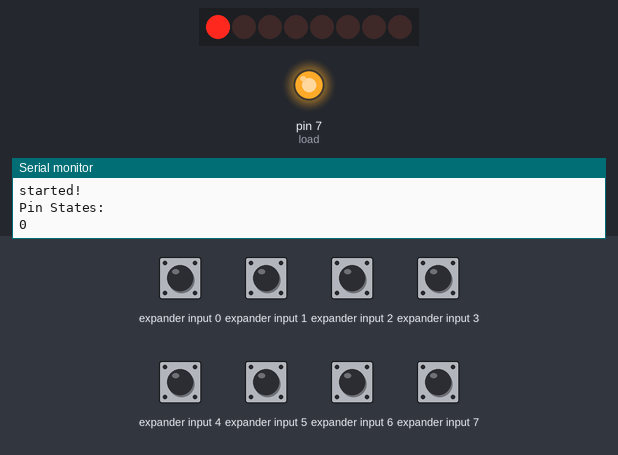
This sketch was run on a simulated Arduino Uno, built with avr-gcc and run on an emulated ATmega328P. Parts: 8 shift-register outputs drawn as a row of LEDs (first output left, lit = HIGH), output pins drawn as LEDs (lit = HIGH), the last lines printed to the serial monitor. Wiring (inferred from the names in the program): input shift register (74HC165): load pin 10; clock pin 6; serial out pin 4; CE pin 5. Inputs (shaded band) come from the test bench; at power-on: expander input 0–7 HIGH. Pins used as bus, display or sensor lines are not drawn.

Above: at 0.1 s.
At 4.1 s:
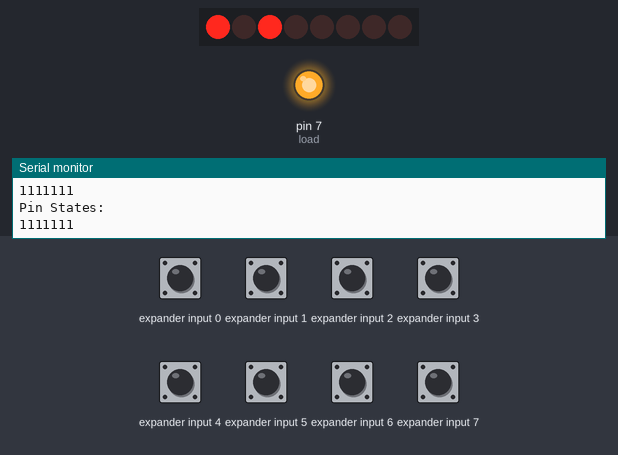
At 9.1 s:
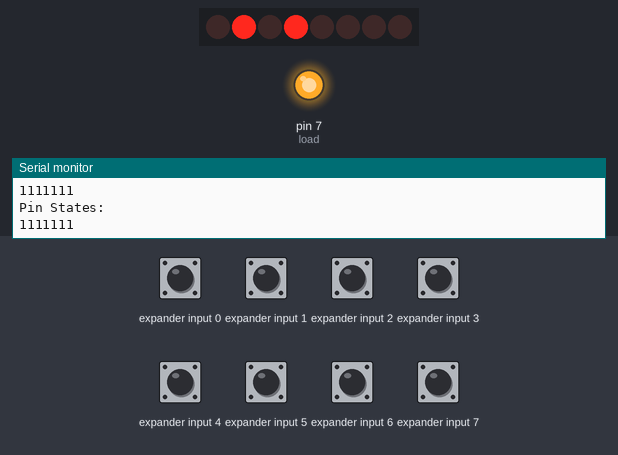
At 19.1 s:
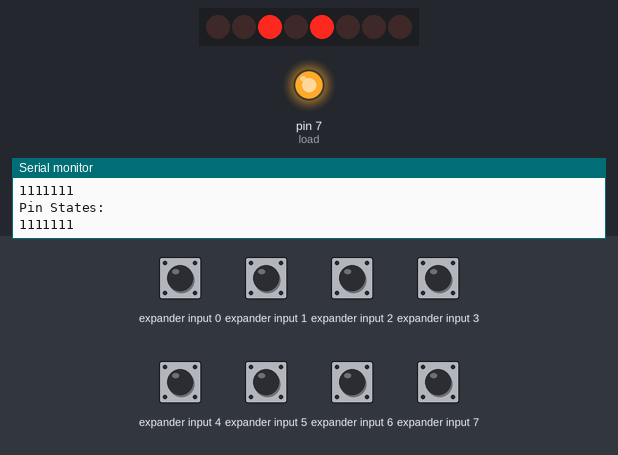
At 28.1 s:
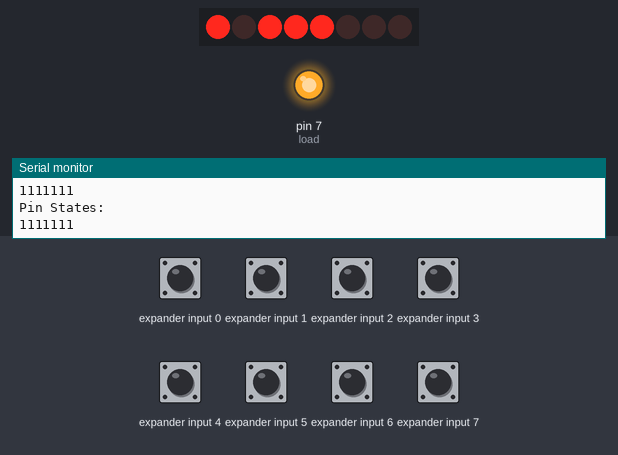
At 38.1 s:
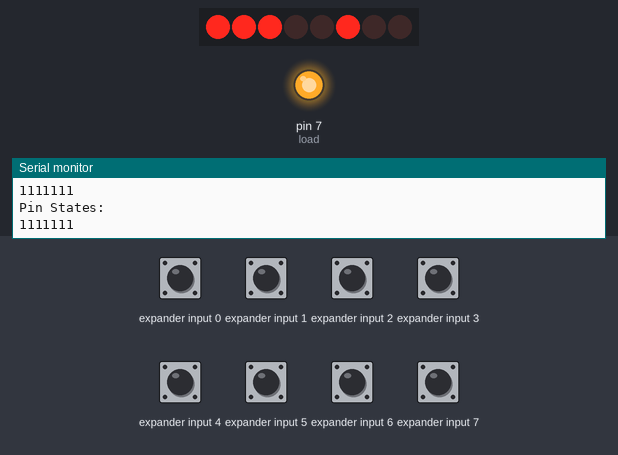
Timing chart, 0 to 40.0 s (numbered marks = the images above):
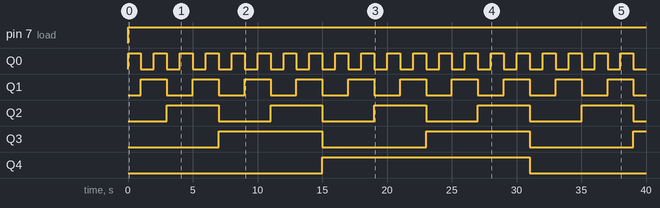

Measured:
- by itself, pin 7 (load): LOW → HIGH at 0.00 s
- by itself, Q0: alternates HIGH for 1.0 s and LOW for 1.0 s
- by itself, Q1: alternates HIGH for 2.0 s and LOW for 2.0 s
- by itself, Q2: alternates HIGH for 4.0 s and LOW for 4.0 s
- by itself, Q3: alternates HIGH for 8.0 s and LOW for 8.0 s
- by itself, Q4: LOW → HIGH at 15.0 s, → LOW 16.0 s later

The sketch:

firmware.ino
```cpp
// 74HC165 Connections
// PL pin 1
int load = 7;
// CE pin 15
int clockEnablePin = 5;
// Q7 pin 7
int dataIn = 4;
// CP pin 2
int clockIn = 6;


// 74HC595 Connections
// ST_CP pin 12
const int latchPin = 10;
// SH_CP pin 11
const int clockPin = 11;
// DS pin 14
const int dataPin = 12;


// Local vars
int outputState = 0;


void setup()
{

  // 74HC165 connections
  pinMode(load, OUTPUT);
  pinMode(clockEnablePin, OUTPUT);
  pinMode(clockIn, OUTPUT);
  pinMode(dataIn, INPUT);

  // 74HC595 connections
  pinMode(latchPin, OUTPUT);
  pinMode(dataPin, OUTPUT);
  pinMode(clockPin, OUTPUT);

  // Setup Serial Monitor
  Serial.begin(9600);
  Serial.println("started!");
}


void loop()
{

  // Input Shift registers here:
  // Write pulse to load pin
  digitalWrite(load, LOW);
  delayMicroseconds(5);
  digitalWrite(load, HIGH);
  delayMicroseconds(5);
  // Get data from 74HC165
  digitalWrite(clockIn, HIGH);
  digitalWrite(clockEnablePin, LOW);
  byte incoming = shiftIn(dataIn, clockIn, LSBFIRST);
  digitalWrite(clockEnablePin, HIGH);
  // Print to serial monitor
  Serial.print("Pin States:\r\n");
  Serial.println(incoming, BIN);


  // Output Shift registers here:
  outputState += 1;
  outputState = outputState == 256 ? 0 : outputState;
  digitalWrite(latchPin, LOW);
  shiftOut(dataPin,clockPin,MSBFIRST, outputState);
  digitalWrite(latchPin, HIGH);


  // Watchable delay
  delay(1000);
}
```
